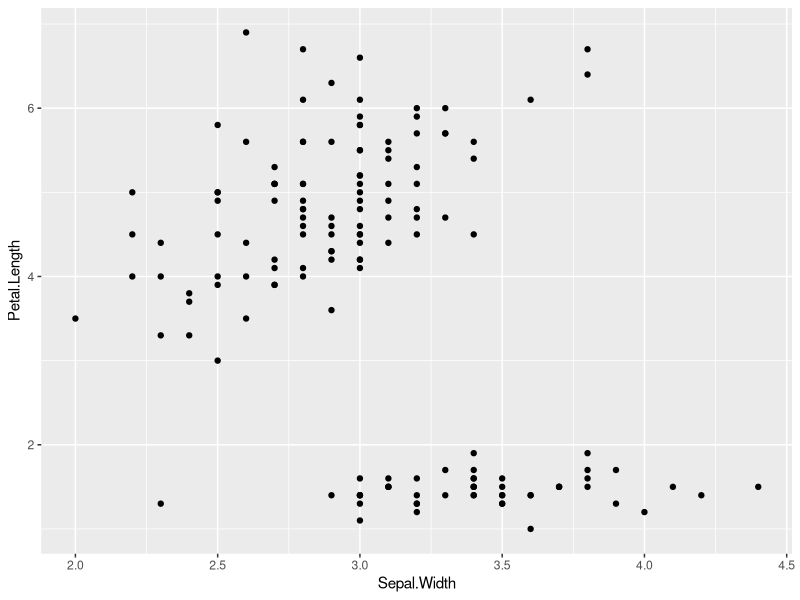
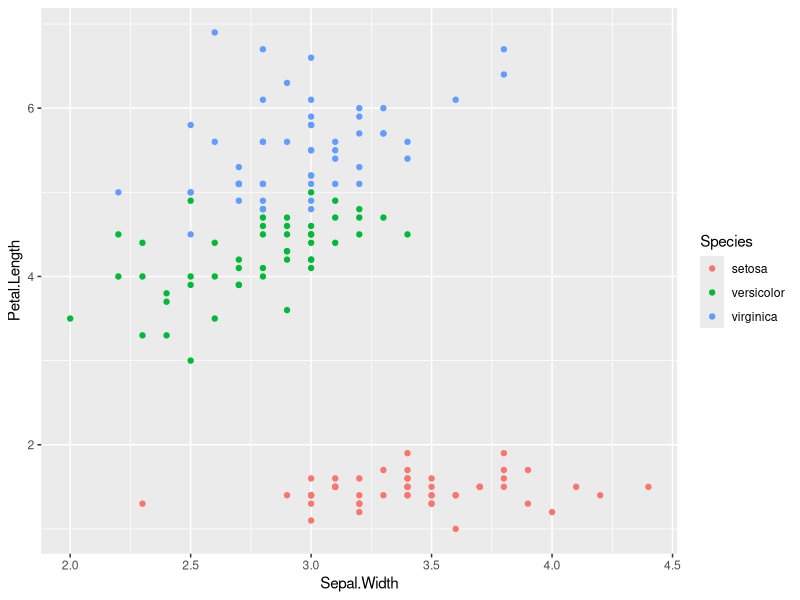
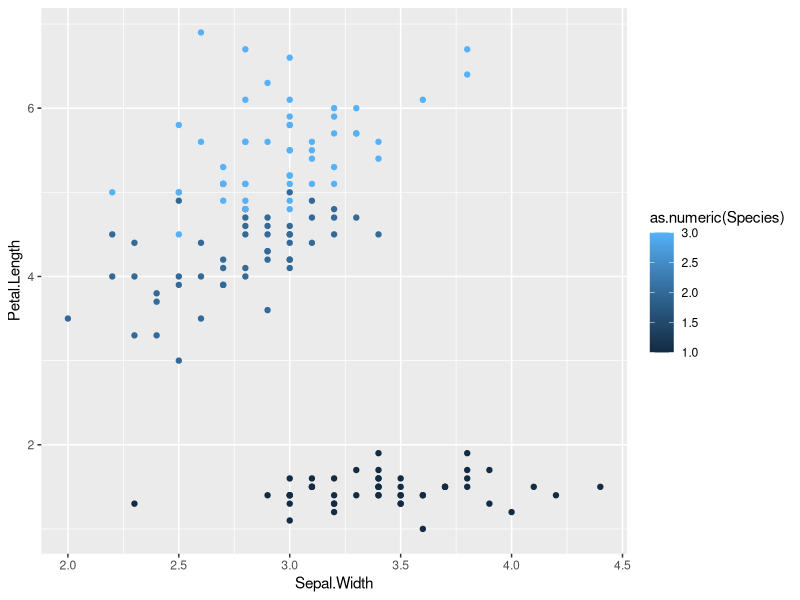
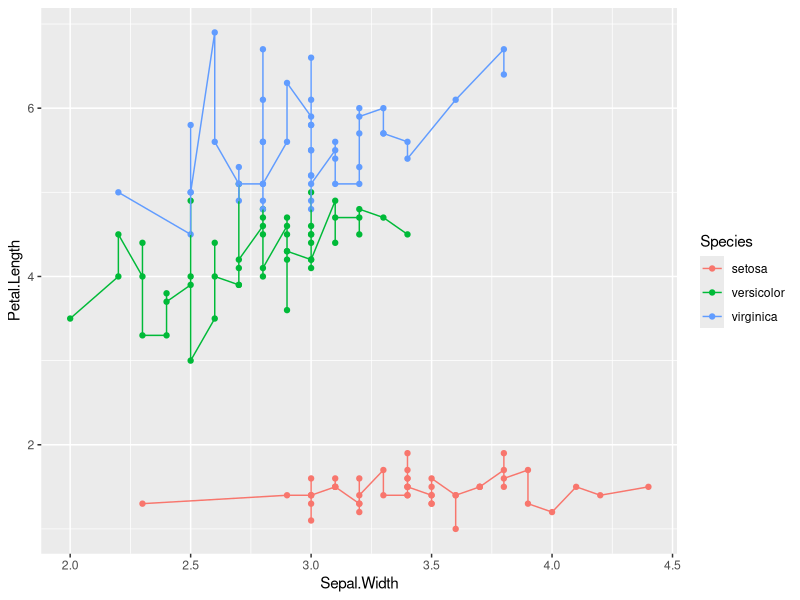
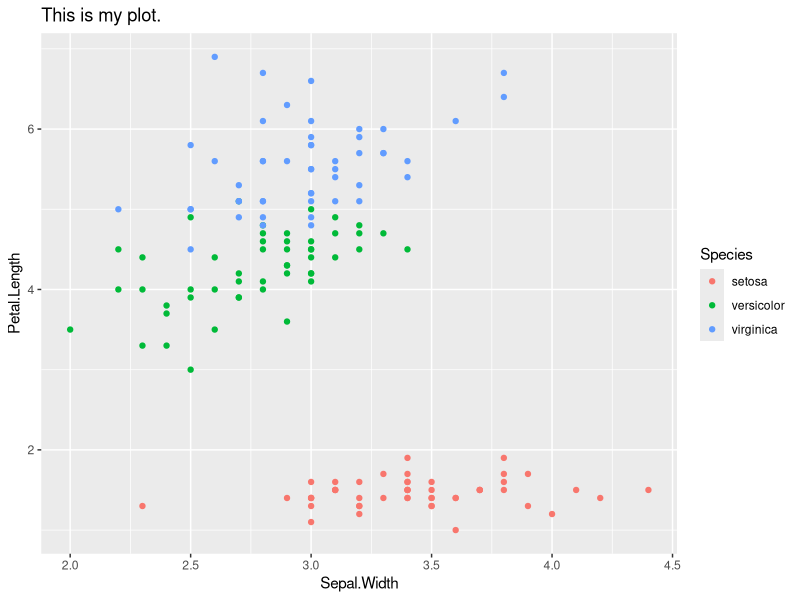
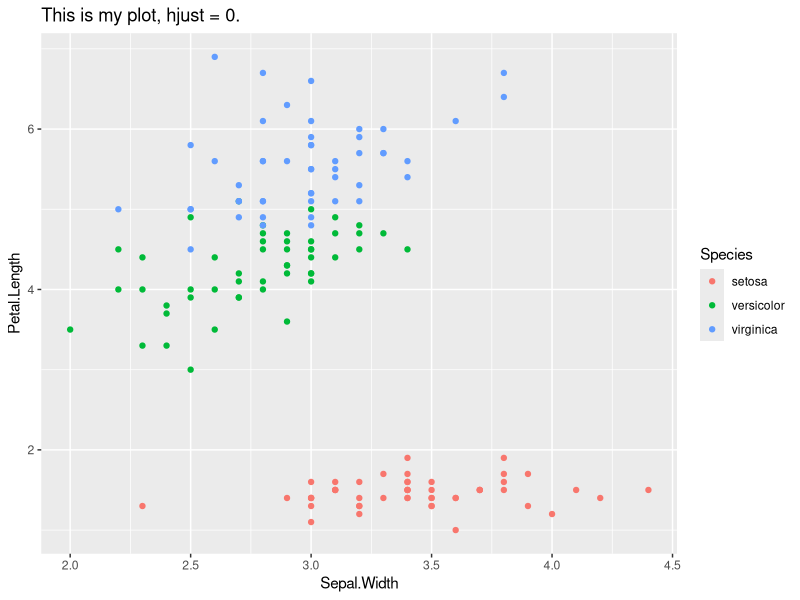
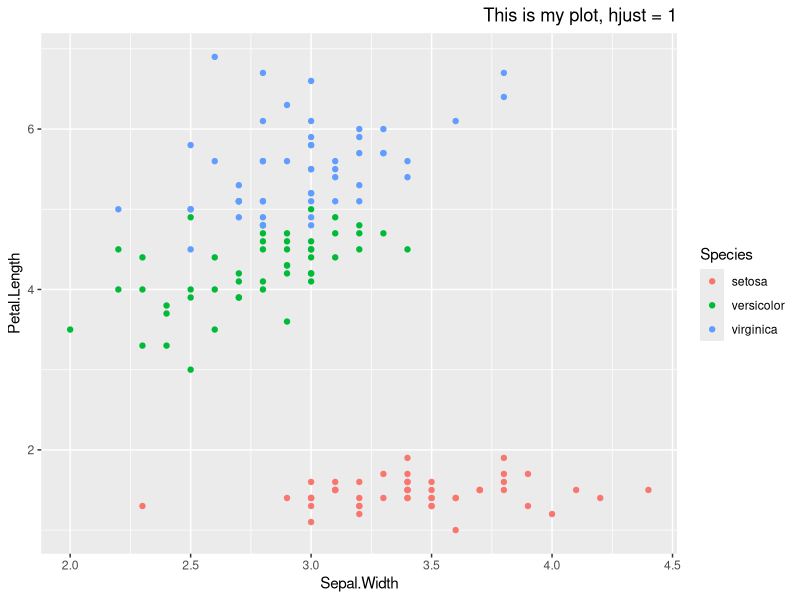
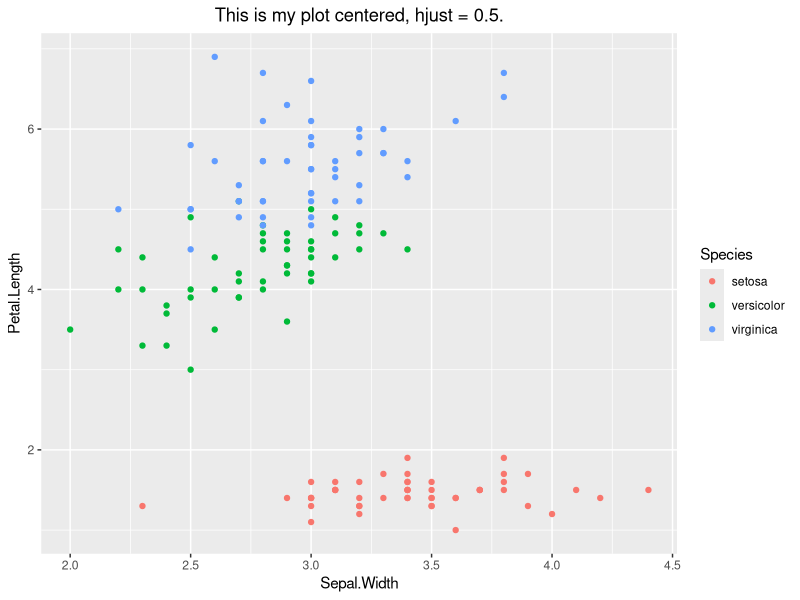

Here is the R script that generated these plots, in order:
## ---- chunk 1
knitr::opts_chunk$set(echo = TRUE)
## ---- chunk 2
# install.packages("ggplot2")
library(ggplot2)

## ---- chunk 3
data(iris)
class(iris)
str(iris)
head(iris)
## ---- chunk 4
g1 <- ggplot(iris, aes(x=Sepal.Width, y=Petal.Length)) + 
      geom_point()
print(g1) # even though typing 'g1' into the console would produce the plot in an interactive R session, any time you are creating a document (pdf, jpeg) you need to wrap your ggplot object in print()
## ---- chunk 5
g1 <- ggplot(iris, aes(Sepal.Width, Petal.Length, colour = Species)) + 
      geom_point()
print(g1)
## ---- chunk 6
levels(iris$Species)
## ---- chunk 7
ggplot(iris, aes(Sepal.Width, Petal.Length, colour = as.numeric(Species))) + 
      geom_point()
## ---- chunk 8
attributes(g1)
## ---- chunk 9
g2 <- g1 + geom_line()
print(g2)
## ---- chunk 10
g3 <- g1 + ggtitle("This is my plot.")
print(g3)
## ---- chunk 11
g3$theme # this is an empty list
## ---- chunk 12
ggplot(iris, aes(Sepal.Width, Petal.Length, colour = Species)) + 
          geom_point() +
          ggtitle("This is my plot, hjust = 0.") +
          theme(plot.title = element_text(hjust = 0)) 

ggplot(iris, aes(Sepal.Width, Petal.Length, colour = Species)) + 
          geom_point() +
          ggtitle("This is my plot, hjust = 1") +
          theme(plot.title = element_text(hjust = 1)) 


g4 <- ggplot(iris, aes(Sepal.Width, Petal.Length, colour = Species)) + 
          geom_point() +
          ggtitle("This is my plot centered, hjust = 0.5.") +
          theme(plot.title = element_text(hjust = 0.5)) 

print(g4)
## ---- chunk 13
g4$theme # not empty anymore!
## ---- chunk 14
print(g3 + theme(plot.title = element_text(hjust = 0.5)))
## ---- chunk 15
g5 <- ggplot(iris, aes(Sepal.Width, Petal.Length, colour = Species)) + 
          geom_point() +
          ggtitle("This is my plot centered.") +
          scale_x_continuous(name = "Sepal width (units)") +
          scale_y_continuous(name = "Petal length (units)") +
          theme(plot.title = element_text(hjust = 0.5)) 
print(g5)
## ---- chunk 16
g_bar1 <- ggplot(iris, aes(Species, Sepal.Width, fill = Species)) +
              geom_bar(stat = "identity") +
              ggtitle("This is my plot centered.") +
              scale_x_discrete("Species blah") +
              scale_y_continuous("Sepal width (units)") +
              theme(plot.title = element_text(hjust = 0.5))
print(g_bar1)
## ---- chunk 17
g_bar2 <- ggplot(iris, aes(Species, Sepal.Width, fill = Species)) +
              geom_bar(stat = "identity") +
              ggtitle("This is my plot centered.") +
              scale_x_discrete(name = "", labels = c("Setosa", "Versicolor", "Virginica")) +
              scale_y_continuous("Sepal width (units)") +
              theme(plot.title = element_text(hjust = 0.5),
                    axis.text.x = element_text(angle=45, vjust=0.5, size=12, color = "black"))
print(g_bar2)
## ---- chunk 18
g_bar3 <- ggplot(iris, aes(Species, Sepal.Width, fill = Species)) +
              geom_bar(stat = "identity") +
              ggtitle("This is my plot centered.") +
              scale_x_discrete(name = "", labels = c("Setosa", "Versicolor", "Virginica")) +
              scale_y_continuous("Sepal width (units)") +
              theme(plot.title = element_text(hjust = 0.5),
                    axis.text.x = element_text(angle=45, vjust=0.5, size=12, color = "black")) +
              scale_fill_discrete(guide = FALSE)
print(g_bar3)
## ---- chunk 19
g_bar4 <- ggplot(iris, aes(Species, Sepal.Width, fill = Species)) +
              geom_bar(stat = "identity") +
              ggtitle("This is my plot centered with ugly colors.") +
              scale_x_discrete(name = "", breaks = NULL) +
              scale_y_continuous("Sepal width (units)") +
              theme(plot.title = element_text(hjust = 0.5)) +
              scale_fill_manual(values=c("#999999", "#E69F00", "#56B4E9"), 
                                name="Flower\nSpecies",
                                labels=c("Setosa", "Versicolor", "Virginica"))
print(g_bar4)
## ---- chunk 20
set.seed(123)
bias <- rnorm(7, 0, 2) 
bias2 <- bias^2
var <- rgamma(7, 1, 1)
mse <- bias2 + var
dat <- as.data.frame(rbind(mse, bias2, var))
names(dat) <- paste0("model_", 1:ncol(dat))
print(dat)
## ---- chunk 21
dat_silent <- dat
dat_silent <- as.data.frame(t(dat_silent))
dat_silent$Model <- rownames(dat_silent)
suppressPackageStartupMessages(require(reshape2))
gdat <- melt(dat_silent[, 2:4], id.vars = "Model")
g <- ggplot(gdat, aes(x=Model, y=value, fill=variable)) +
  geom_bar(stat = "identity", position = position_dodge()) +
  ggtitle("Grouped bar chart")
print(g)
## ---- chunk 22
g <- ggplot(gdat, aes(x=Model, y=value, fill=variable)) +
  geom_bar(stat = "identity") +
  ggtitle("Stacked bar chart")
print(g)
## ---- chunk 23
print(dat) # wide
print(gdat) # long
## ---- chunk 24
dat <- as.data.frame(t(dat))
dat$Model <- rownames(dat)
suppressPackageStartupMessages(require(reshape2))
gdat <- melt(dat[, 2:4], id.vars = "Model")
print(gdat)
## ---- chunk 25
g <- ggplot(iris, aes(Sepal.Width, Petal.Length, colour = Species)) + 
      geom_point() + # as written, this inherits 'color' from the aes above
      geom_smooth(method = lm, se = FALSE) # as written, this inherits 'color' from the aes above 
      
print(g)

g <- ggplot(iris, aes(Sepal.Width, Petal.Length, group = Species)) + # specify a grouping var
      geom_point(aes(colour = Species)) + # specify color specifically by the group var
      geom_smooth(method = lm, se = FALSE, aes(colour = Species, linetype = Species)) # specify color and line type by the group var
      
print(g)
## ---- chunk 26
g4 <- ggplot(iris, aes(Sepal.Width, Petal.Length, colour = Species)) + 
          geom_point() +
          ggtitle(expression("This is my plot centered,"~mu^2~", "~hat(beta))) +
          theme(plot.title = element_text(hjust = 0.5)) 

print(g4)
